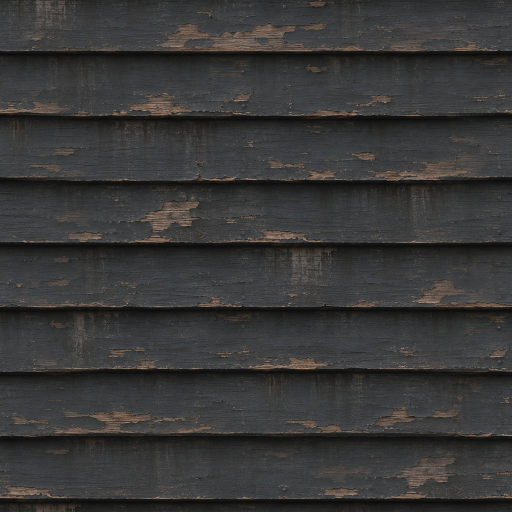
#> input picture long-lines/assets/surfaces/ext_clapboard_charcoal.jpg, 1024 x 1024 px (shown at 1/2 size)
$ python -i trim_checks.py   (imports and definitions only)
#> lines starting #> are read from the running program, lines starting #| are printed output that depends on the picture; after the words box and inside, x2 and y2 are one past the last pixel; in counts of white or black regions, pixels touching at a corner belong together
"""Source-aware checks for the extrude line. No Blender dependency in this module.

The profile comparison tests the exported cap geometry against the source section;
it must not test only the profile that the generator *intended* to create.
"""
import hashlib
import numpy as np
from PIL import Image, ImageDraw
from scipy import ndimage

BG_MAX = 48


def foreground(path):
    """Largest painted connected component, filled and cropped to its actual bounds."""
    im = np.asarray(Image.open(path).convert("RGB"))
#> im is the input picture: shape (1024, 1024, 3); mean R, G, B 56.5, 55.9, 55.5
    binary = im.max(axis=2) > BG_MAX
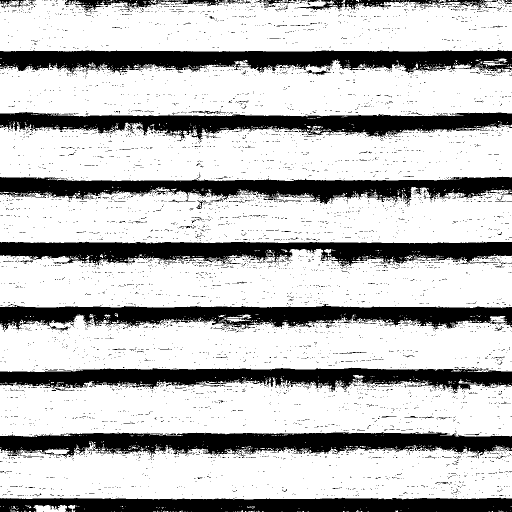
#> binary: shape (1024, 1024) bool (shown at 1/2 size); 74.2% white; 5728 black regions (5636 under 20 px), largest, box (x1, y1, x2, y2) and area: (0, 864, 1024, 915) 33521, (0, 100, 1024, 148) 33064, (0, 483, 1024, 532) 31867
    labels, count = ndimage.label(binary)
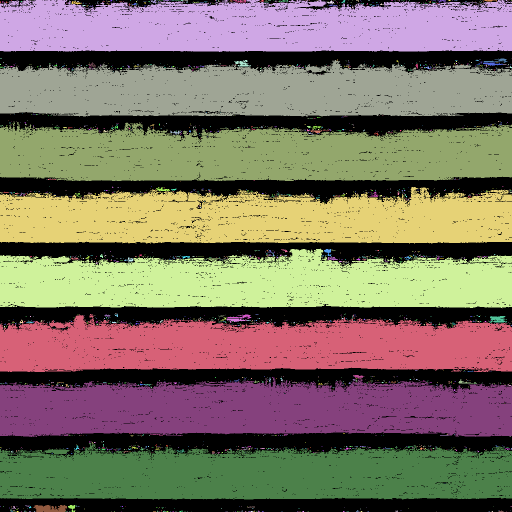
#> labels: shape (1024, 1024) int32 (shown at 1/2 size); 2229 distinct labels, from 0 to 2228; one colour per label, 0 black
#> count = 2228
    if not count:
        return None
    sizes = np.bincount(labels.ravel())
#> sizes = 2229 values, max 270271 at index 0, min 1 at index 6, mean 470.4
    sizes[0] = 0
    mask = ndimage.binary_fill_holes(labels == sizes.argmax())
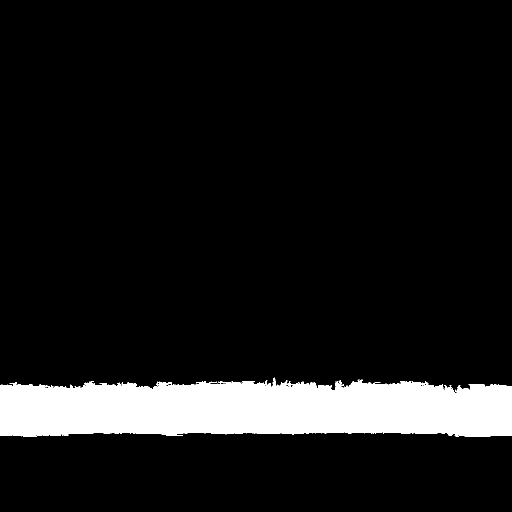
#> mask: shape (1024, 1024) bool (shown at 1/2 size); 9.7% white; 1 white region, box (x1, y1, x2, y2) and area: (0, 755, 1024, 874) 101259
    ys, xs = np.nonzero(mask)
    if len(xs) == 0:
        return None
    return mask[ys.min():ys.max() + 1, xs.min():xs.max() + 1]
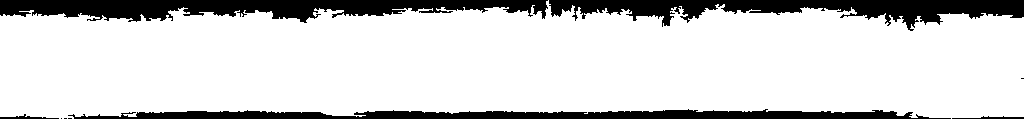
#> returned value: shape (119, 1024) bool; 83.1% white; 9 black regions (4 under 20 px), largest, box (x1, y1, x2, y2) and area: (0, 0, 548, 23) 7682, (549, 0, 1024, 31) 6857, (68, 109, 951, 119) 5810, (0, 114, 59, 119) 119, (952, 116, 1024, 119) 118


def normalized(mask, n=128):
    return np.asarray(Image.fromarray(mask.astype("uint8") * 255).resize((n, n), Image.Resampling.NEAREST)) > 127


# [117 lines left out: functions exported_section, section_match, opening_from_paint, geometry_signature, texture_difference, colour_signature, not called in this run]

>>> result = foreground('../../assets/surfaces/ext_clapboard_charcoal.jpg')

$ run again, on long-lines/assets/surfaces/ext_corrugated_rust.jpg
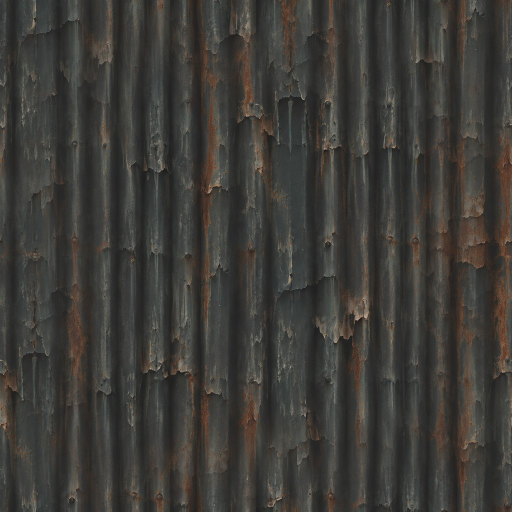
#> input picture long-lines/assets/surfaces/ext_corrugated_rust.jpg, 1024 x 1024 px (shown at 1/2 size)
#> in foreground, im is the input picture: shape (1024, 1024, 3); mean R, G, B 61.7, 59.9, 55.7
#> binary: shape (1024, 1024) bool; 76.4% white; 1801 black regions (1674 under 20 px), largest, box (x1, y1, x2, y2) and area: (729, 0, 776, 1024) 18747, (213, 0, 263, 1024) 17688, (558, 0, 656, 863) 16610
#> in foreground, `labels, count = ndimage.label(binary)`:
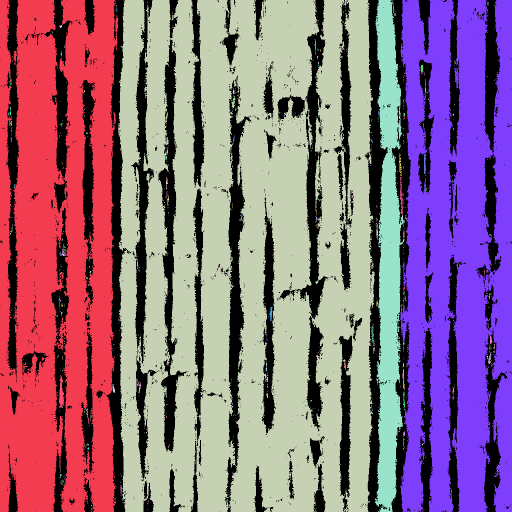
#> labels: shape (1024, 1024) int32 (shown at 1/2 size); 1294 distinct labels, from 0 to 1293; one colour per label, 0 black
#> count = 1293
#> sizes = 1294 values, max 399362 at index 3, min 1 at index 2, mean 810.3
#> mask: shape (1024, 1024) bool; 44.3% white; 1 white region, box (x1, y1, x2, y2) and area: (236, 0, 749, 1024) 464395
#> in foreground, `return mask[ys.min():ys.max() + 1, xs.min():xs.max() + 1]`:
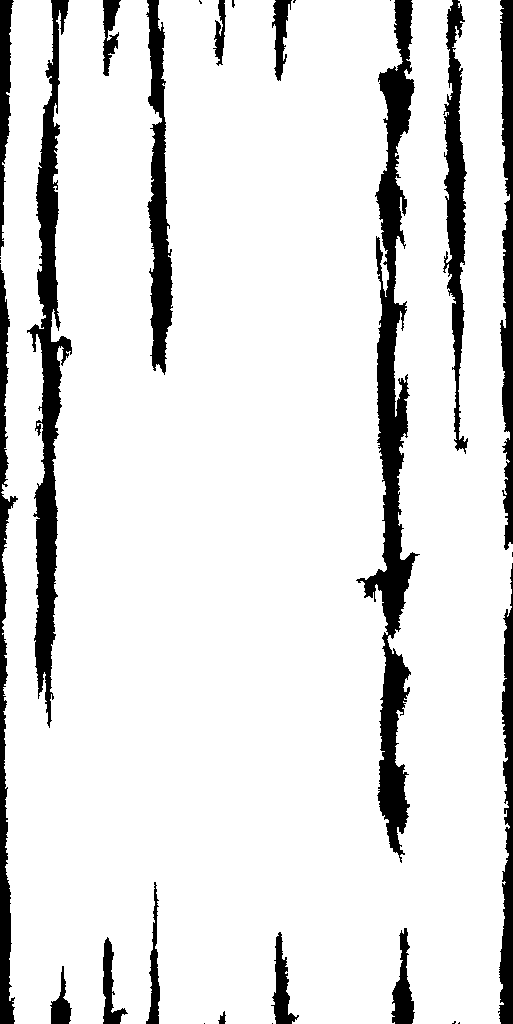
#> returned value: shape (1024, 513) bool; 88.4% white; 28 black regions (11 under 20 px), largest, box (x1, y1, x2, y2) and area: (356, 0, 420, 863) 16572, (27, 0, 72, 728) 11101, (146, 0, 173, 375) 5363
